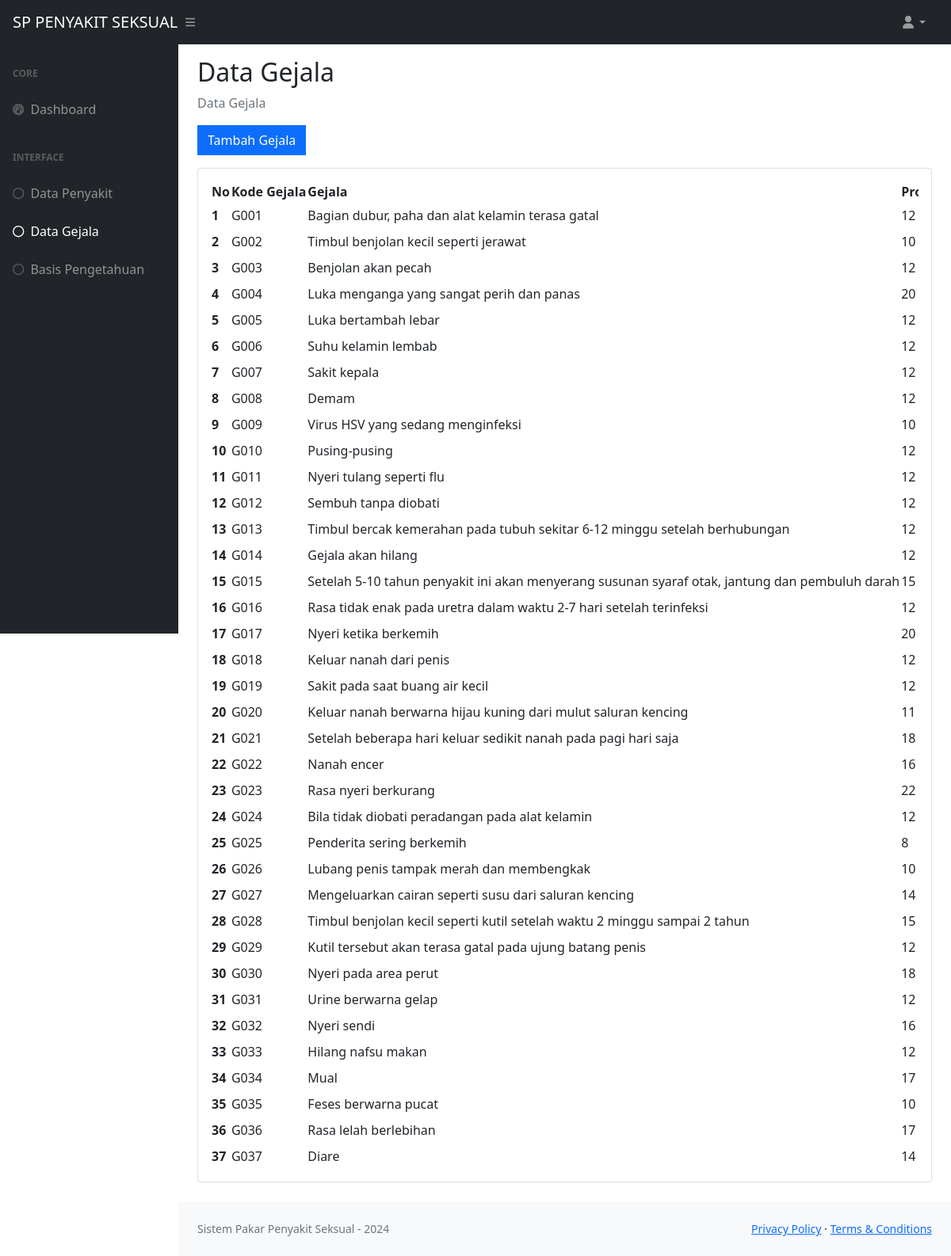
The app's page /dashboard/index.php?halaman=data_gejala with its own data.
### tables this page shows
CREATE TABLE `data_gejala` (
  `id_gejala` int(20) NOT NULL,
  `kode_gejala` varchar(100) NOT NULL,
  `gejala` varchar(100) NOT NULL,
  `probabilitas` double NOT NULL
);

### halaman/data_gejala.php (the view, shortened to what this page needs)
<?php
    require '../config/koneksi.php';
    $data = "SELECT * FROM data_gejala";
    $hasil = mysqli_query($koneksi, $data);
?>
<div class="container-fluid px-4">
    <h2 class="mt-3">Data Gejala</h2>
    <ol class="breadcrumb mb-3">
        <li class="breadcrumb-item active">Data Gejala</li>
    </ol>
    <div class="opsi-tambah mb-3">
        <button type="button" class="btn btn-primary rounded-0" data-bs-toggle="modal" data-bs-target="#tambahModal">Tambah Gejala</button>
    </div>
    <div class="card mb-4">
        <div class="card-body">
          <div class="table-responsive">
            <table id="datatablesSimple">
                <thead>
                    <tr>
                      <th nowrap="nowrap">No</th>
                      <th nowrap="nowrap">Kode Gejala</th>
                      <th nowrap="nowrap">Gejala</th>
                      <th nowrap="nowrap">Probabilitas</th>
                    </tr>
                </thead>
                <tbody>
                    <?php
                        $no = 0;
                        while ($gejala = mysqli_fetch_assoc($hasil)) :
                        $no++;
                    ?>
                        <tr>
                            <th><?= $no; ?></th>
                            <td><?= $gejala['kode_gejala']; ?></td>
                            <td nowrap="nowrap"><?= $gejala['gejala']; ?></td>
                            <td><?= $gejala['probabilitas']; ?></td>
                        </tr>
                    <?php endwhile;  ?>
                </tbody>
            </table>
          </div>
        </div>
    </div>
</div>

### dashboard/index.php (shortened to what this page needs)
<!DOCTYPE html>
<html lang="en">
    <head>
        <link href="https://cdn.jsdelivr.net/npm/simple-datatables@latest/dist/style.css" rel="stylesheet" />
        <link href="../css/styles.css" rel="stylesheet" />
    </head>
    <body class="sb-nav-fixed">
        <?php require '../section/navbar.php'; ?>
        <div id="layoutSidenav">
            <?php require '../section/sidebar.php'; ?>
            <div id="layoutSidenav_content">
                <main>
                    <?php require '../config/routes.php'; ?>
                </main>
                <?php require '../section/footer.php'; ?>
            </div>
        </div>
    </body>
</html>

### section/navbar.php (shortened to what this page needs)
<nav class="sb-topnav navbar navbar-expand navbar-dark bg-dark">
    <a class="navbar-brand ps-3 text-uppercase" href="index.php?halaman=dashboard">SP Penyakit Seksual</a>
    <button class="btn btn-link btn-sm order-1 order-lg-0 me-4 me-lg-0" id="sidebarToggle" href="#!">
    <i class="fas fa-bars"></i></button>
    <ul class="navbar-nav ms-auto ms-md-0 me-3 me-lg-4">
        <li class="nav-item dropdown">
            <a class="nav-link dropdown-toggle" id="navbarDropdown" href="#" role="button" data-bs-toggle="dropdown" aria-expanded="false"><i class="fas fa-user fa-fw"></i></a>
        </li>
    </ul>
</nav>

### section/sidebar.php
<?php
  if (@$_GET['halaman'] == 'dashboard') {
    $activ1 = 'active';
    $activ2 = '';
    $activ3 = '';
    $activ4 = '';
  } else if (@$_GET['halaman'] == 'data_penyakit') {
    $activ1 = '';
    $activ2 = 'active';
    $activ3 = '';
    $activ4 = '';
  } else if (@$_GET['halaman'] == 'data_gejala') {
    $activ1 = '';
    $activ2 = '';
    $activ3 = 'active';
    $activ4 = '';
  } else if (@$_GET['halaman'] == 'pengetahuan') {
    $activ1 = '';
    $activ2 = '';
    $activ3 = '';
    $activ4 = 'active';
  } else {
    $activ1 = 'active';
    $activ2 = '';
    $activ3 = '';
    $activ4 = '';
  }
?>
<div id="layoutSidenav_nav">
    <nav class="sb-sidenav accordion sb-sidenav-dark" id="sidenavAccordion">
        <div class="sb-sidenav-menu">
            <div class="nav">
                <div class="sb-sidenav-menu-heading">Core</div>
                <a class="nav-link <?= $activ1; ?>" href="index.php?halaman=dashboard">
                    <div class="sb-nav-link-icon"><i class="fas fa-tachometer-alt"></i></div>
                    Dashboard
                </a>
                <div class="sb-sidenav-menu-heading">Interface</div>
                <a class="nav-link <?= $activ2; ?>" href="index.php?halaman=data_penyakit">
                    <div class="sb-nav-link-icon"><i class="far fa-circle"></i></div>
                    Data Penyakit
                </a>
                <a class="nav-link <?= $activ3; ?>" href="index.php?halaman=data_gejala">
                    <div class="sb-nav-link-icon"><i class="far fa-circle"></i></div>
                    Data Gejala
                </a>
                <a class="nav-link <?= $activ4; ?>" href="index.php?halaman=pengetahuan">
                    <div class="sb-nav-link-icon"><i class="far fa-circle"></i></div>
                    Basis Pengetahuan
                </a>
            </div>
        </div>
    </nav>
</div>

### config/routes.php (shortened to what this page needs)
<?php
	if (isset($_GET['halaman'])) {
		if ($_GET['halaman'] == 'dashboard') {
			require '../halaman/dashboard.php';
		}
		else if ($_GET['halaman'] == 'data_penyakit') {
			require '../halaman/data_penyakit.php';
		}
		else if ($_GET['halaman'] == 'data_gejala') {
			require '../halaman/data_gejala.php';
		}
	}
	else {
		require '../halaman/dashboard.php';
	}
?>

### section/footer.php
<footer class="py-4 bg-light mt-auto">
    <div class="container-fluid px-4">
        <div class="d-flex align-items-center justify-content-between small">
            <div class="text-muted">Sistem Pakar Penyakit Seksual - 2024</div>
            <div>
                <a href="#">Privacy Policy</a>
                &middot;
                <a href="#">Terms &amp; Conditions</a>
            </div>
        </div>
    </div>
</footer>

### records on screen
data_gejala: kode_gejala "G001", gejala "Bagian dubur, paha dan alat kelamin terasa gatal", probabilitas "12"
data_gejala: kode_gejala "G002", gejala "Timbul benjolan kecil seperti jerawat", probabilitas "10"
data_gejala: kode_gejala "G003", gejala "Benjolan akan pecah", probabilitas "12"
data_gejala: kode_gejala "G004", gejala "Luka menganga yang sangat perih dan panas", probabilitas "20"
data_gejala: kode_gejala "G005", gejala "Luka bertambah lebar", probabilitas "12"
data_gejala: kode_gejala "G006", gejala "Suhu kelamin lembab", probabilitas "12"
data_gejala: kode_gejala "G007", gejala "Sakit kepala", probabilitas "12"
data_gejala: kode_gejala "G008", gejala "Demam", probabilitas "12"
data_gejala: kode_gejala "G009", gejala "Virus HSV yang sedang menginfeksi", probabilitas "10"
data_gejala: kode_gejala "G010", gejala "Pusing-pusing", probabilitas "12"
data_gejala: kode_gejala "G011", gejala "Nyeri tulang seperti flu", probabilitas "12"
data_gejala: kode_gejala "G012", gejala "Sembuh tanpa diobati", probabilitas "12"
data_gejala: kode_gejala "G013", gejala "Timbul bercak kemerahan pada tubuh sekitar 6-12 minggu setelah berhubungan", probabilitas "12"
data_gejala: kode_gejala "G014", gejala "Gejala akan hilang", probabilitas "12"
data_gejala: kode_gejala "G015", gejala "Setelah 5-10 tahun penyakit ini akan menyerang susunan syaraf otak, jantung dan pembuluh darah", probabilitas "15"
data_gejala: kode_gejala "G016", gejala "Rasa tidak enak pada uretra dalam waktu 2-7 hari setelah terinfeksi", probabilitas "12"
data_gejala: kode_gejala "G017", gejala "Nyeri ketika berkemih", probabilitas "20"
data_gejala: kode_gejala "G018", gejala "Keluar nanah dari penis", probabilitas "12"
data_gejala: kode_gejala "G019", gejala "Sakit pada saat buang air kecil", probabilitas "12"
data_gejala: kode_gejala "G020", gejala "Keluar nanah berwarna hijau kuning dari mulut saluran kencing", probabilitas "11"
data_gejala: kode_gejala "G021", gejala "Setelah beberapa hari keluar sedikit nanah pada pagi hari saja", probabilitas "18"
data_gejala: kode_gejala "G022", gejala "Nanah encer", probabilitas "16"
data_gejala: kode_gejala "G023", gejala "Rasa nyeri berkurang", probabilitas "22"
data_gejala: kode_gejala "G024", gejala "Bila tidak diobati peradangan pada alat kelamin", probabilitas "12"
data_gejala: kode_gejala "G025", gejala "Penderita sering berkemih", probabilitas "8"
data_gejala: kode_gejala "G026", gejala "Lubang penis tampak merah dan membengkak", probabilitas "10"
data_gejala: kode_gejala "G027", gejala "Mengeluarkan cairan seperti susu dari saluran kencing", probabilitas "14"
data_gejala: kode_gejala "G028", gejala "Timbul benjolan kecil seperti kutil setelah waktu 2 minggu sampai 2 tahun", probabilitas "15"
data_gejala: kode_gejala "G029", gejala "Kutil tersebut akan terasa gatal pada ujung batang penis", probabilitas "12"
data_gejala: kode_gejala "G030", gejala "Nyeri pada area perut", probabilitas "18"
data_gejala: kode_gejala "G031", gejala "Urine berwarna gelap", probabilitas "12"
data_gejala: kode_gejala "G032", gejala "Nyeri sendi", probabilitas "16"
data_gejala: kode_gejala "G033", gejala "Hilang nafsu makan", probabilitas "12"
data_gejala: kode_gejala "G034", gejala "Mual", probabilitas "17"
data_gejala: kode_gejala "G035", gejala "Feses berwarna pucat", probabilitas "10"
data_gejala: kode_gejala "G036", gejala "Rasa lelah berlebihan", probabilitas "17"
data_gejala: kode_gejala "G037", gejala "Diare", probabilitas "14"
